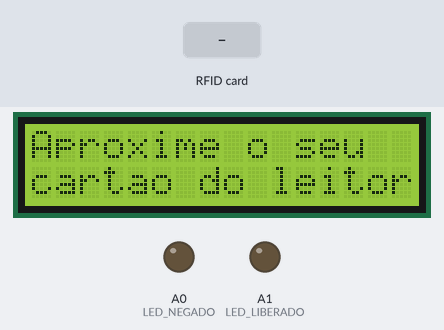
A sketch run on a simulated Arduino Uno, built with avr-gcc and run on an emulated ATmega328P. Shown: 16×2 character LCD, output pins drawn as LEDs (lit = HIGH). Dashed ring = blinking. Inputs (shaded band) come from the test bench. Pins used as bus, display or sensor lines are not drawn; what the sketch prints to the serial monitor is not drawn.

Above: at 1.3 s.
1.4 s: RFID card 1F 45 CF C8 held to the reader
At 1.55 s:
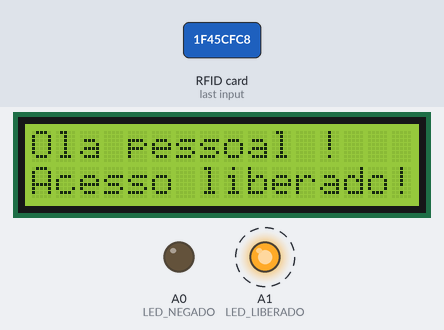
3.6 s: RFID card 59 19 47 05 held to the reader
At 4.57 s:
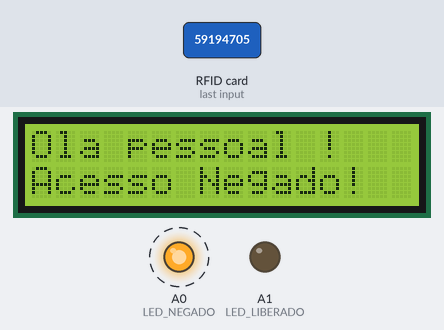
Timing chart, 0 to 8.7 s (numbered marks = the images above; inputs shaded):
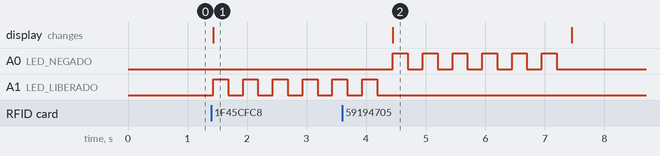

The sketch:

rfid_access_control.ino
```cpp
#include <MFRC522.h>
#include <SPI.h>
#include <LiquidCrystal.h>

#define SS_PIN 10
#define RST_PIN 9

MFRC522 mfrc522(SS_PIN, RST_PIN);

// LCD: RS, E, D4, D5, D6, D7
LiquidCrystal lcd(6, 7, 5, 4, 3, 2);

#define LED_NEGADO A0
#define LED_LIBERADO A1

void mensageminicial();

void setup()
{
  Serial.begin(9600);
  SPI.begin();
  mfrc522.PCD_Init();

  Serial.println("Aproxime o seu cartao do leitor...");
  Serial.println();

  pinMode(LED_NEGADO, OUTPUT);
  pinMode(LED_LIBERADO, OUTPUT);

  digitalWrite(LED_NEGADO, LOW);
  digitalWrite(LED_LIBERADO, LOW);

  lcd.begin(16, 2);
  mensageminicial();
}

void loop()
{
  // Aguarda cartão
  if (!mfrc522.PICC_IsNewCardPresent())
    return;

  if (!mfrc522.PICC_ReadCardSerial())
    return;

  Serial.print("UID da tag: ");

  String conteudo = "";

  for (byte i = 0; i < mfrc522.uid.size; i++)
  {
    Serial.print(mfrc522.uid.uidByte[i] < 0x10 ? " 0" : " ");
    Serial.print(mfrc522.uid.uidByte[i], HEX);

    conteudo.concat(String(mfrc522.uid.uidByte[i] < 0x10 ? " 0" : " "));
    conteudo.concat(String(mfrc522.uid.uidByte[i], HEX));
  }

  Serial.println();
  Serial.print("Mensagem: ");
  conteudo.toUpperCase();

  // TAG AUTORIZADA
  if (conteudo.substring(1) == "1F 45 CF C8")
  {
    Serial.println("Acesso liberado");

    lcd.clear();
    lcd.setCursor(0,0);
    lcd.print("Ola pessoal !");
    lcd.setCursor(0,1);
    lcd.print("Acesso liberado!");

    for (int i = 0; i < 6; i++)
    {
      digitalWrite(LED_LIBERADO, HIGH);
      delay(250);
      digitalWrite(LED_LIBERADO, LOW);
      delay(250);
    }

    mensageminicial();
  }

  // TAG NEGADA
  if (conteudo.substring(1) == "59 19 47 05")
  {
    Serial.println("Acesso negado");

    lcd.clear();
    lcd.setCursor(0,0);
    lcd.print("Ola pessoal !");
    lcd.setCursor(0,1);
    lcd.print("Acesso Negado!");

    for (int i = 0; i < 6; i++)
    {
      digitalWrite(LED_NEGADO, HIGH);
      delay(250);
      digitalWrite(LED_NEGADO, LOW);
      delay(250);
    }

    mensageminicial();
  }
}

void mensageminicial()
{
  lcd.clear();
  lcd.print("Aproxime o seu");
  lcd.setCursor(0,1);
  lcd.print("cartao do leitor");
}
```

Measured:
- after the input at 1.4 s, A1 (LED_LIBERADO): alternates HIGH for 0.25 s and LOW for 0.25 s, starting at once; the display: changes at once (image 1)
- after the input at 3.6 s, A0 (LED_NEGADO): alternates HIGH for 0.25 s and LOW for 0.25 s, 12 changes in all, then stays LOW, starting after 0.85 s; the display: changes after 0.85 s (image 2)
